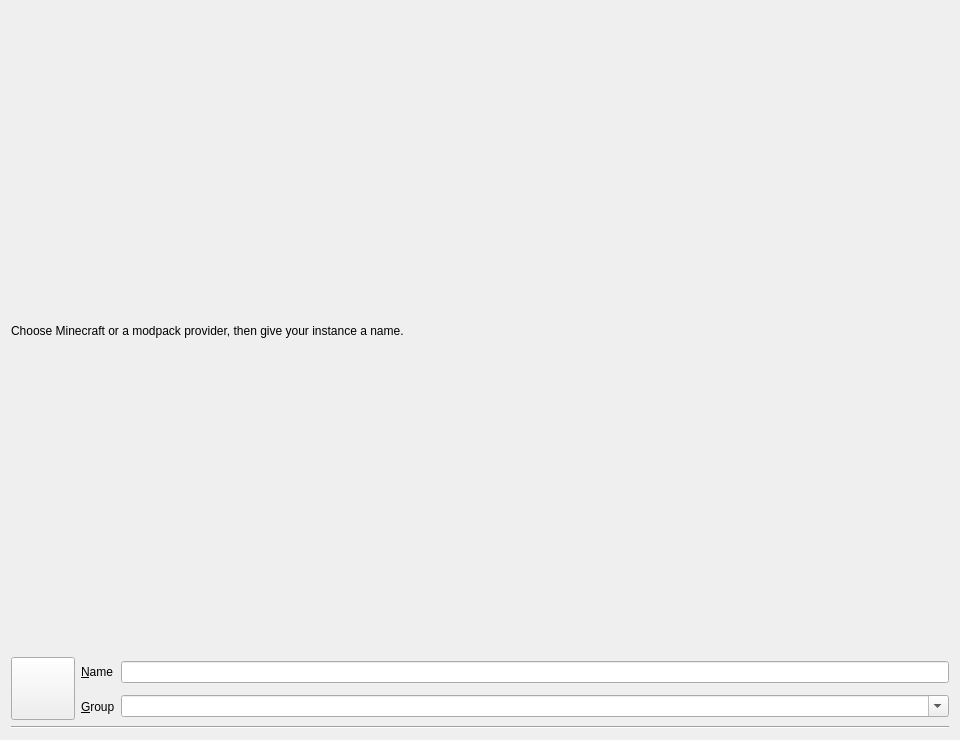
<?xml version="1.0" encoding="UTF-8"?>
<ui version="4.0">
 <class>NewInstanceDialog</class>
 <widget class="QDialog" name="NewInstanceDialog">
  <property name="windowModality">
   <enum>Qt::ApplicationModal</enum>
  </property>
  <property name="geometry">
   <rect>
    <x>0</x>
    <y>0</y>
    <width>960</width>
    <height>740</height>
   </rect>
  </property>
  <property name="windowTitle">
   <string>New instance</string>
  </property>
  <property name="windowIcon">
   <iconset>
    <normaloff>:/icons/toolbar/new</normaloff>:/icons/toolbar/new</iconset>
  </property>
  <property name="modal">
   <bool>true</bool>
  </property>
  <layout class="QVBoxLayout" name="verticalLayout">
   <item>
    <widget class="QLabel" name="newInstanceDescription">
     <property name="text">
      <string>Choose Minecraft or a modpack provider, then give your instance a name.</string>
     </property>
     <property name="wordWrap">
      <bool>true</bool>
     </property>
    </widget>
   </item>
   <item>
    <layout class="QGridLayout" name="gridLayout_2">
     <item row="1" column="2">
      <widget class="QComboBox" name="groupBox">
       <property name="editable">
        <bool>true</bool>
       </property>
      </widget>
     </item>
     <item row="1" column="1">
      <widget class="QLabel" name="groupLabel">
       <property name="text">
        <string>&amp;Group</string>
       </property>
       <property name="buddy">
        <cstring>groupBox</cstring>
       </property>
      </widget>
     </item>
     <item row="0" column="2">
      <widget class="QLineEdit" name="instNameTextBox">
       <property name="maxLength">
        <number>128</number>
       </property>
      </widget>
     </item>
     <item row="0" column="1">
      <widget class="QLabel" name="nameLabel">
       <property name="text">
        <string>&amp;Name</string>
       </property>
       <property name="buddy">
        <cstring>instNameTextBox</cstring>
       </property>
      </widget>
     </item>
     <item row="0" column="0" rowspan="2">
      <widget class="QToolButton" name="iconButton">
       <property name="iconSize">
        <size>
         <width>56</width>
         <height>56</height>
        </size>
       </property>
      </widget>
     </item>
    </layout>
   </item>
   <item>
    <widget class="Line" name="line">
     <property name="orientation">
      <enum>Qt::Horizontal</enum>
     </property>
    </widget>
   </item>
  </layout>
 </widget>
 <tabstops>
  <tabstop>iconButton</tabstop>
  <tabstop>instNameTextBox</tabstop>
  <tabstop>groupBox</tabstop>
 </tabstops>
 <resources/>
 <connections/>
</ui>
